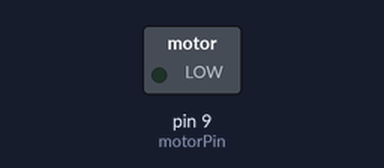
Bench run of a sketch on a simulated Arduino Uno, built with avr-gcc and run on an emulated ATmega328P. On the bench: switched loads named in the sketch (green lamp = pin HIGH).

Above: at 0.05 s.
At 3.2 s:
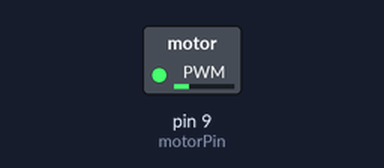
At 6.4 s:
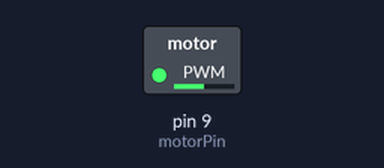
At 12.8 s:
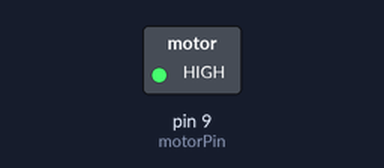
Timing chart, 0 to 16.6 s (numbered marks = the images above):
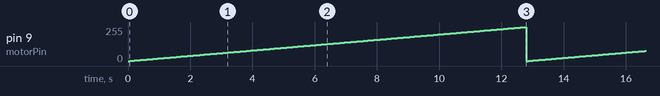

The sketch:

DC_motor.ino
```cpp
int motorPin = 9; 	        // 트랜지스터 베이스(B)에 연결할 핀

void setup()
{

}
void loop()
{
   for (int duty = 0; duty < 256; duty++)  //PWM 제어
   {
      analogWrite (motorPin, duty); // 9번 핀에 duty 변숫값 1씩 설정
      delay (50); // 해당 듀티비를 50 ms 지연
   }
}
```

Measured:
- by itself, pin 9 (motorPin): ramps from 0/255 to 255/255 and jumps back, once every 12.8 s
